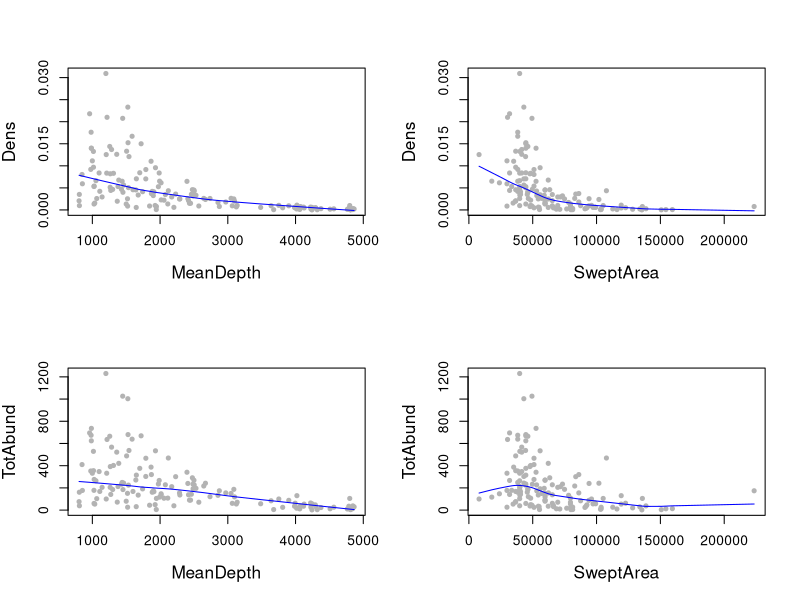
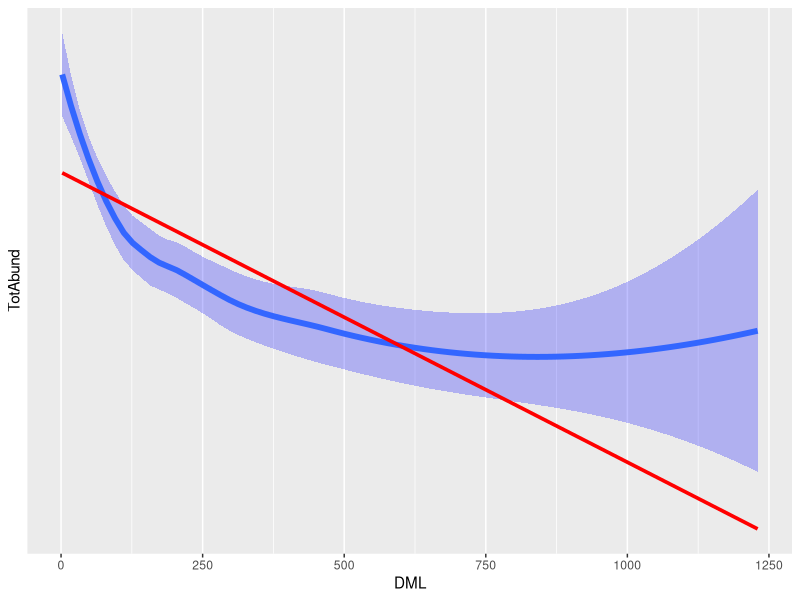
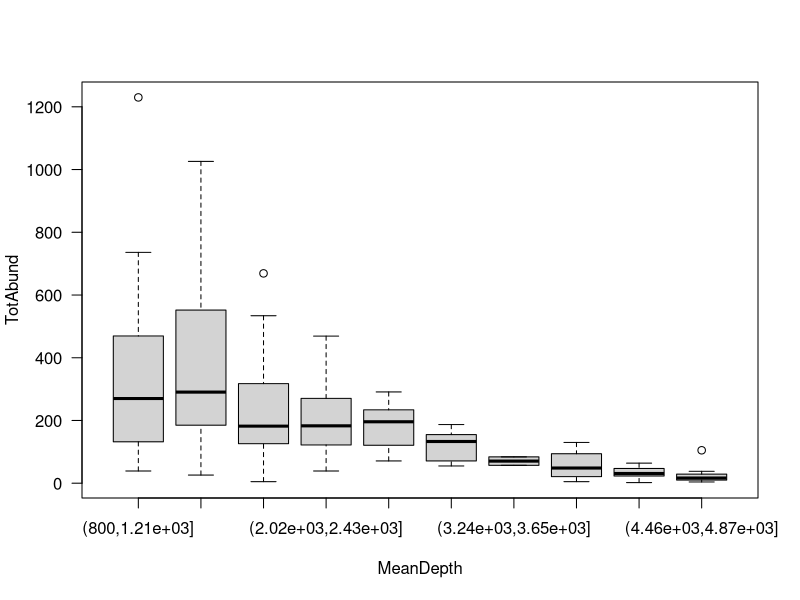

Write the R code that produced these figures, in order.
# setwd("//media//kswada//MyFiles//R//bailey_density")
setwd("//media//kswada//MyFiles//R//Generalized_additive_model//bailey_density")

packages <- c("dplyr", "lattice")
purrr::walk(packages, library, character.only = TRUE, warn.conflicts = FALSE)



# ------------------------------------------------------------------------------
# data:  Bailey Density
# ------------------------------------------------------------------------------

DF1 <- read.table(file = "BaileyDensity.txt", header = TRUE)


str(DF1)


dim(DF1)


car::some(DF1)



# ----------
# missing values for the spatial coordinates to be removed
colSums(is.na(DF1))


DF  <- na.exclude(DF1)



# ------------------------------------------------------------------------------
# data exploration:  Y vs. continuous X
# ------------------------------------------------------------------------------

par(mfrow = c(2,2))

plot(Dens ~ MeanDepth, data = DF, ylab = "Dens", cex.lab = 1.25, xlab = "MeanDepth", pch = 20, col = gray(0.7))
lines(lowess(DF$MeanDepth, DF$Dens), col = "blue", lwd = 1)


plot(Dens ~ SweptArea, data = DF, ylab = "Dens", cex.lab = 1.25, xlab = "SweptArea", pch = 20, col = gray(0.7))
lines(lowess(DF$SweptArea, DF$Dens), col = "blue", lwd = 1)


plot(TotAbund ~ MeanDepth, data = DF, ylab = "TotAbund", xlab = "MeanDepth", cex.lab = 1.25, pch = 20, col = gray(0.7))
lines(lowess(DF$MeanDepth, DF$TotAbund), col = "blue", lwd = 1)


plot(TotAbund ~ SweptArea, data = DF, ylab = "TotAbund", xlab = "SweptArea", cex.lab = 1.25, pch = 20, col = gray(0.7))
lines(lowess(DF$SweptArea, DF$TotAbund), col = "blue", lwd = 1)




# ------------------------------------------------------------------------------
# data exploration:  Y vs. continuous X  by ggplot
# ------------------------------------------------------------------------------

# scale_y_log10(): plot the response and all other features on a log scale
# also plotting a confidence band around the smoothed curve, and adds a linear regression line of log(articles) on mentor publications

library(ggplot2)

gg <- ggplot(DF, aes(TotAbund, MeanDepth)) + 
  stat_smooth(method = "loess", size = 2, fill = "blue", alpha = 0.25) +
  stat_smooth(method = "lm", color = "red", size = 1.25, se = FALSE) +
  scale_y_log10(breaks = c(1, 2, 5, 10, 20)) +
  labs(y = "TotAbund", x = "DML")


gg



# ------------------------------------------------------------------------------
# data exploration:  Y vs. continuous X  (discretized)
# ------------------------------------------------------------------------------

# discretize continuous variables
# cutfac():  by default chooses convenient breaks among the values based on deciles

par(mfrow = c(1,1))

# plot(Testisweight ~ vcdExtra::cutfac(DML, 10), data = Squid, ylab = "Testisweight", xlab = "DML", las=1)
plot(TotAbund ~ cut(MeanDepth, 10), data = DF, ylab = "TotAbund", xlab = "MeanDepth", las=1)
